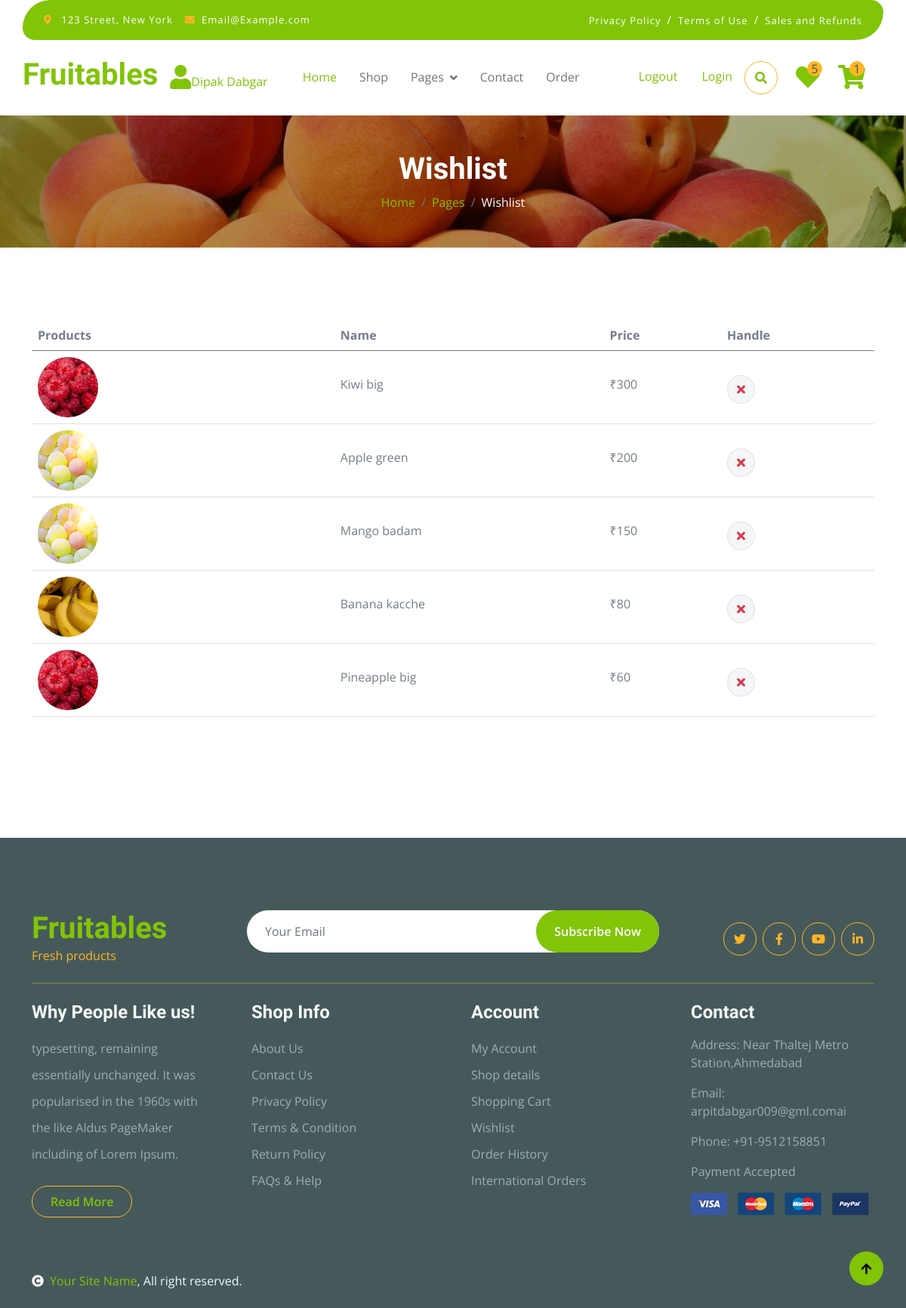
The page /wishlist (signed in) on the database as committed earlier.
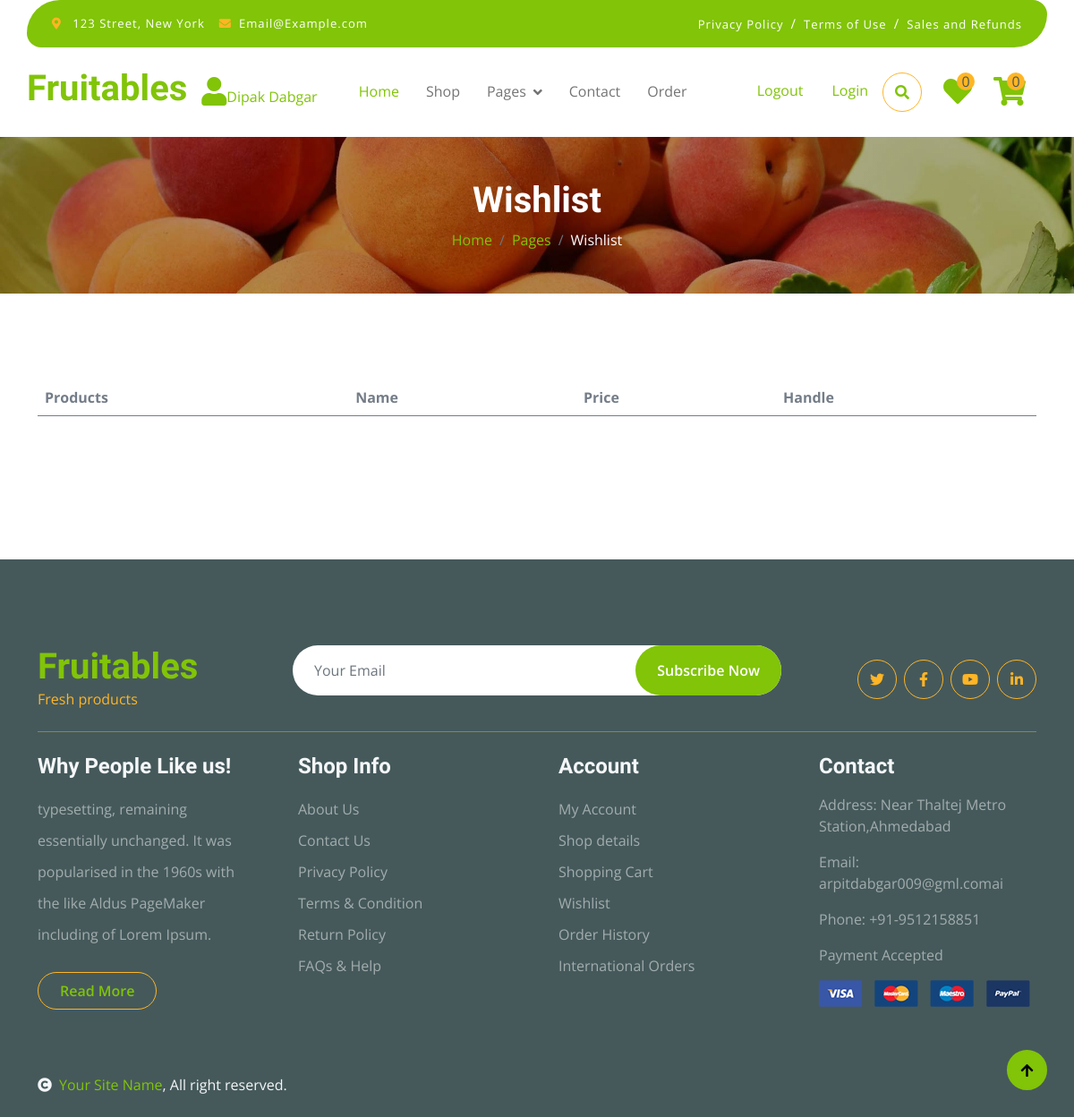
The same page on the database as committed later.
### myapp/models.py (models this page shows, shortened)
class User(models.Model):
    name=models.CharField(max_length=50,blank=True,null=True)
    email=models.EmailField(unique=True,blank=True,null=True)
    password=models.CharField(blank=True,null=True)
    otp=models.IntegerField(blank=True,null=True)

class Add_to_wishlist(models.Model):
    user_id=models.ForeignKey(User,on_delete=models.CASCADE,blank=True,null=True)
    product_id=models.ForeignKey(Product,on_delete=models.CASCADE,blank=True,null=True)
    image=models.ImageField(upload_to="madia",blank=True,null=True)
    name=models.CharField(max_length=50,blank=True,null=True)
    price=models.IntegerField()

### myapp/views.py (the view)
# urls.py: path('wishlist', views.wishlist, name='wishlist'),
def wishlist(request):
    if "email" in request.session:
        uid=User.objects.get(email=request.session["email"])
        wish_item=Add_to_wishlist.objects.filter(user_id=uid)
        wish_count=Add_to_wishlist.objects.filter(user_id=uid).count()
        cart_count=Add_to_cart.objects.filter(user_id=uid).count()
        con={"wish_item":wish_item,"wish_count":wish_count,"cart_count":cart_count,"uid":uid}
        return render(request,"wishlist.html",con)
    else:
        return render(request,"login.html")

### myapp/templates/wishlist.html (shortened to what this page needs)
{% extends "index.html" %}
{% load static %}
{% block content %}
        <div class="container-fluid page-header py-5">
            <h1 class="text-center text-white display-6">Wishlist</h1>
            <ol class="breadcrumb justify-content-center mb-0">
                <li class="breadcrumb-item"><a href="#">Home</a></li>
                <li class="breadcrumb-item"><a href="#">Pages</a></li>
                <li class="breadcrumb-item active text-white">Wishlist</li>
            </ol>
        </div>
        <div class="container-fluid py-5">
            <div class="container py-5">
                <div class="table-responsive">
                    <table class="table">
                        <thead>
                          <tr>
                            <th scope="col">Products</th>
                            <th scope="col">Name</th>
                            <th scope="col">Price</th>
                            <th scope="col">Handle</th>
                          </tr>
                        </thead>
                        <tbody>
                            {% for i in wish_item %}
                            <tr>
                                <th scope="row">
                                    <div class="d-flex align-items-center">
                                        <img src="{{i.image.url}}" class="img-fluid me-5 rounded-circle" style="width: 80px; height: 80px;" alt="">
                                    </div>
                                </th>
                                <td>
                                    <p class="mb-0 mt-4">{{i.name}}</p>
                                </td>
                                <td>
                                    <p class="mb-0 mt-4">₹{{i.price}}</p>
                                </td>
                                <td>
                                    <a href="{% url 'delete_wishlist' i.id %}">
                                    <button class="btn btn-md rounded-circle bg-light border mt-4" >
                                        <i class="fa fa-times text-danger"></i>
                                    </button>
                                    </a>
                                </td>
                            </tr>
                            {% endfor %}
                        </tbody>
                    </table>
                </div>
            </div>
        </div>
{% endblock %}

### myapp/templates/index.html (shortened to what this page needs)
{% load static %}
<!DOCTYPE html>
<html lang="en">
    <head>
        <link rel="stylesheet" href="https://use.fontawesome.com/releases/v5.15.4/css/all.css"/>
        <link href="https://cdn.jsdelivr.net/npm/bootstrap-icons@1.4.1/font/bootstrap-icons.css" rel="stylesheet">
        <link href="{% static 'lib/lightbox/css/lightbox.min.css' %}" rel="stylesheet">
        <link href="{% static 'lib/owlcarousel/assets/owl.carousel.min.css' %}" rel="stylesheet">
        <link href="{% static 'css/bootstrap.min.css' %}" rel="stylesheet">
        <link href="{% static 'css/style.css' %}" rel="stylesheet">
    </head>
    <body>
        <div class="container-fluid fixed-top">
            <div class="container topbar bg-primary d-none d-lg-block">
                <div class="d-flex justify-content-between">
                    <div class="top-info ps-2">
                        <small class="me-3"><i class="fas fa-map-marker-alt me-2 text-secondary"></i> <a href="#" class="text-white">123 Street, New York</a></small>
                        <small class="me-3"><i class="fas fa-envelope me-2 text-secondary"></i><a href="#" class="text-white">Email@Example.com</a></small>
                    </div>
                    <div class="top-link pe-2">
                        <a href="#" class="text-white"><small class="text-white mx-2">Privacy Policy</small>/</a>
                        <a href="#" class="text-white"><small class="text-white mx-2">Terms of Use</small>/</a>
                        <a href="#" class="text-white"><small class="text-white ms-2">Sales and Refunds</small></a>
                    </div>
                </div>
            </div>
            <div class="container px-0">
                <nav class="navbar navbar-light bg-white navbar-expand-xl">
                    <a href="{% url 'index' %}" class="navbar-brand"><h1 class="text-primary display-6">Fruitables</h1></a>
                    <a href="#" class="my-auto"><i class="fa fa-user fa-2x"></i>{{uid.name}}</a>
                    <div class="collapse navbar-collapse bg-white" id="navbarCollapse">
                        <div class="navbar-nav mx-auto">
                            <a href="{% url 'index' %}" class="nav-item nav-link active">Home</a>
                            <a href="{% url 'shop' %}" class="nav-item nav-link">Shop</a>
                            <div class="nav-item dropdown">
                                <a href="#" class="nav-link dropdown-toggle" data-bs-toggle="dropdown">Pages</a>
                            </div>
                            <a href="{% url 'contact' %}" class="nav-item nav-link">Contact</a>
                            <a href="{% url 'order' %}" class="nav-item nav-link">Order</a>
                        </div>
                        <div class="d-flex m-3 me-0">
                            <a href="{% url 'logout' %}" class="nav-item nav-link">Logout</a>
                            <a href="{% url 'login' %}" class="nav-item nav-link">Login</a>
                            <button class="btn-search btn border border-secondary btn-md-square rounded-circle bg-white me-4" data-bs-toggle="modal" data-bs-target="#searchModal"><i class="fas fa-search text-primary"></i></button>
                            <a href="{% url 'wishlist' %}" class="position-relative me-4 my-auto">
                                <i class="fa fa-heart fa-2x"></i>
                                <span class="position-absolute bg-secondary rounded-circle d-flex align-items-center justify-content-center text-dark px-1" style="top: -5px; left: 15px; height: 20px; min-width: 20px;">{{wish_count}}</span>
                            </a>
                            <a href="{% url 'cart' %}" class="position-relative me-4 my-auto">
                                <i class="fa fa-shopping-cart fa-2x"></i>
                                <span class="position-absolute bg-secondary rounded-circle d-flex align-items-center justify-content-center text-dark px-1" style="top: -5px; left: 15px; height: 20px; min-width: 20px;">{{cart_count}}</span>
                            </a>
                        </div>
                    </div>
                </nav>
            </div>
        </div>
{% block content %}{% endblock %}
        <div class="container-fluid bg-dark text-white-50 footer pt-5 mt-5">
            <div class="container py-5">
                <div class="pb-4 mb-4" style="border-bottom: 1px solid rgba(226, 175, 24, 0.5) ;">
                    <div class="row g-4">
                        <div class="col-lg-3">
                            <a href="#">
                                <h1 class="text-primary mb-0">Fruitables</h1>
                                <p class="text-secondary mb-0">Fresh products</p>
                            </a>
                        </div>
                        <div class="col-lg-6">
                            <div class="position-relative mx-auto">
                                <input class="form-control border-0 w-100 py-3 px-4 rounded-pill" type="number" placeholder="Your Email">
                                <button type="submit" class="btn btn-primary border-0 border-secondary py-3 px-4 position-absolute rounded-pill text-white" style="top: 0; right: 0;">Subscribe Now</button>
                            </div>
                        </div>
                        <div class="col-lg-3">
                            <div class="d-flex justify-content-end pt-3">
                                <a class="btn  btn-outline-secondary me-2 btn-md-square rounded-circle" href=""><i class="fab fa-twitter"></i></a>
                                <a class="btn btn-outline-secondary me-2 btn-md-square rounded-circle" href=""><i class="fab fa-facebook-f"></i></a>
                                <a class="btn btn-outline-secondary me-2 btn-md-square rounded-circle" href=""><i class="fab fa-youtube"></i></a>
                                <a class="btn btn-outline-secondary btn-md-square rounded-circle" href=""><i class="fab fa-linkedin-in"></i></a>
                            </div>
                        </div>
                    </div>
                </div>
                <div class="row g-5">
                    <div class="col-lg-3 col-md-6">
                        <div class="footer-item">
                            <h4 class="text-light mb-3">Why People Like us!</h4>
                            <p class="mb-4">typesetting, remaining essentially unchanged. It was
                                popularised in the 1960s with the like Aldus PageMaker including of Lorem Ipsum.</p>
                            <a href="" class="btn border-secondary py-2 px-4 rounded-pill text-primary">Read More</a>
                        </div>
                    </div>
                    <div class="col-lg-3 col-md-6">
                        <div class="d-flex flex-column text-start footer-item">
                            <h4 class="text-light mb-3">Shop Info</h4>
                            <a class="btn-link" href="">About Us</a>
                            <a class="btn-link" href="">Contact Us</a>
                            <a class="btn-link" href="">Privacy Policy</a>
                            <a class="btn-link" href="">Terms & Condition</a>
                            <a class="btn-link" href="">Return Policy</a>
                            <a class="btn-link" href="">FAQs & Help</a>
                        </div>
                    </div>
                    <div class="col-lg-3 col-md-6">
                        <div class="d-flex flex-column text-start footer-item">
                            <h4 class="text-light mb-3">Account</h4>
                            <a class="btn-link" href="">My Account</a>
                            <a class="btn-link" href="">Shop details</a>
                            <a class="btn-link" href="">Shopping Cart</a>
                            <a class="btn-link" href="">Wishlist</a>
                            <a class="btn-link" href="">Order History</a>
                            <a class="btn-link" href="">International Orders</a>
                        </div>
                    </div>
                    <div class="col-lg-3 col-md-6">
                        <div class="footer-item">
                            <h4 class="text-light mb-3">Contact</h4>
                            <p>Address: Near Thaltej Metro Station,Ahmedabad</p>
                            <p>Email: arpitdabgar009@gml.comai</p>
                            <p>Phone: +91-9512158851</p>
                            <p>Payment Accepted</p>
                            <img src="{% static 'img/payment.png' %}" class="img-fluid" alt="">
                        </div>
                    </div>
                </div>
            </div>
        </div>
        <div class="container-fluid copyright bg-dark py-4">
            <div class="container">
                <div class="row">
                    <div class="col-md-6 text-center text-md-start mb-3 mb-md-0">
                        <span class="text-light"><a href="#"><i class="fas fa-copyright text-light me-2"></i>Your Site Name</a>, All right reserved.</span>
                    </div>
                </div>
            </div>
        </div>
        <a href="#" class="btn btn-primary border-3 border-primary rounded-circle back-to-top"><i class="fa fa-arrow-up"></i></a>
    </body>
</html>

### myapp/static/css/style.css (style rules this page uses)
.back-to-top { position: fixed; right: 30px; bottom: 30px; display: flex; width: 45px; height: 45px; align-items: center; justify-content: center; transition: 0.5s; z-index: 99; }
.btn { font-weight: 600; transition: .5s; }
.btn-md-square { width: 44px; height: 44px; }
.btn-square, .btn-sm-square, .btn-md-square, .btn-lg-square { padding: 0; display: flex; align-items: center; justify-content: center; font-weight: normal; }
.btn.border-secondary { transition: 0.5s; }
.fixed-top { transition: 0.5s; background: var(--bs-white); border: 0; }
.topbar { padding: 20px; border-radius: 230px 100px; }
.topbar .top-info { font-size: 15px; line-height: 0; letter-spacing: 1px; display: flex; align-items: center; }
.topbar .top-link { font-size: 15px; line-height: 0; letter-spacing: 1px; display: flex; align-items: center; }
.topbar .top-link a { letter-spacing: 1px; }
.navbar .navbar-nav .nav-link { padding: 10px 15px; font-size: 16px; transition: .5s; }
.navbar { height: 100px; border-bottom: 1px solid rgba(255, 255, 255, .1); }
.navbar .navbar-nav .nav-link:hover, .navbar .navbar-nav .nav-link.active, .fixed-top.bg-white .navbar .navbar-nav .nav-link:hover, .fixed-top.bg-white .navbar .navbar-nav .nav-link.active { color: var(--bs-primary); }
.navbar .dropdown-toggle::after { border: none; content: "\f107"; font-family: "Font Awesome 5 Free"; font-weight: 700; vertical-align: middle; margin-left: 8px; }
.page-header { position: relative; background: linear-gradient(rgba(0, 0, 0, 0.3), rgba(0, 0, 0, 0.3)), url(../img/cart-page-header-img.jpg); background-position: center center; background-repeat: no-repeat; background-size: cover; }
@media (min-width: 992px) { .hero-header, .page-header { margin-top: 152px !important; } }
.footer .footer-item .btn-link { line-height: 35px; color: rgba(255, 255, 255, .5); transition: 0.5s; }
.footer .footer-item p.mb-4 { line-height: 35px; }

Rows that differ between the two databases and show on the page:
removed Add_to_wishlist: image (picture), name "Kiwi big", price "300"
removed Add_to_wishlist: image (picture), name "Apple green", price "200"
removed Add_to_wishlist: image (picture), name "Mango badam", price "150"
removed Add_to_wishlist: image (picture), name "Banana kacche", price "80"
removed Add_to_wishlist: image (picture), name "Pineapple big", price "60"
Other text that changed with them:
{{ wish_count }}: "5" → "0"
{{ cart_count }}: "1" → "0"
